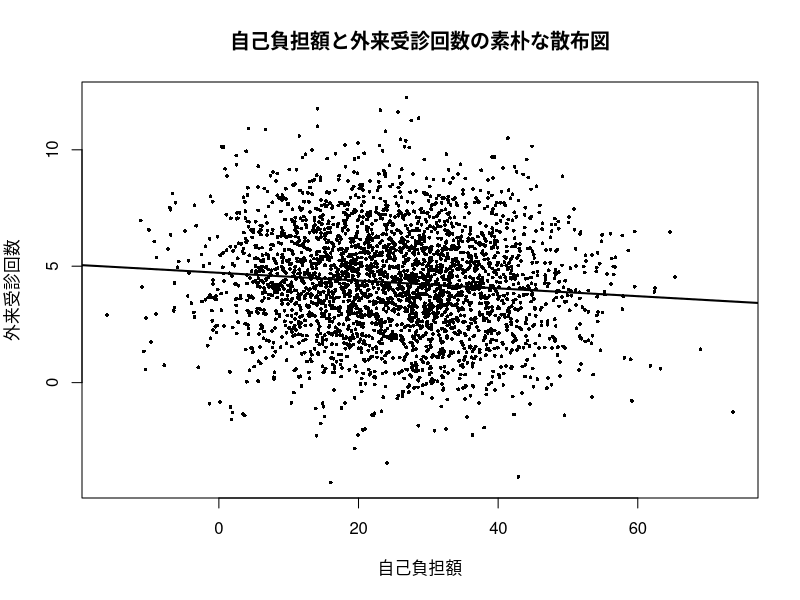
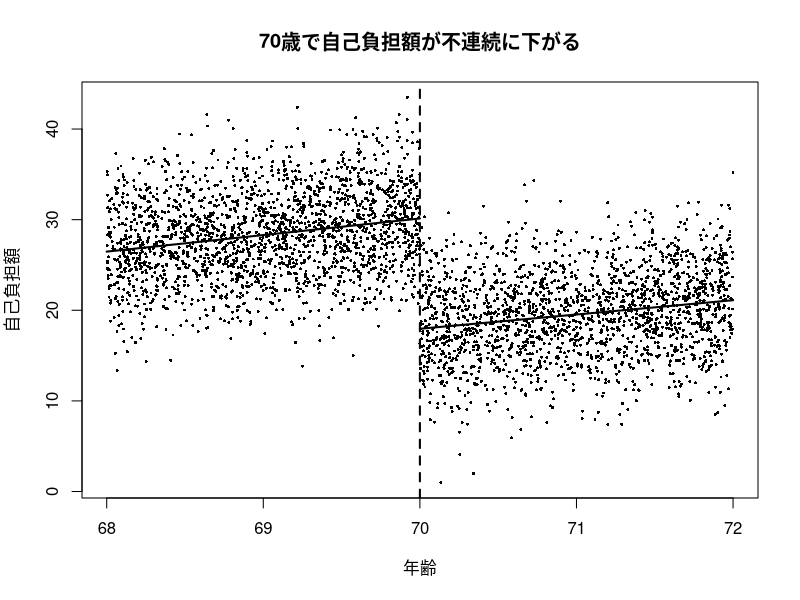
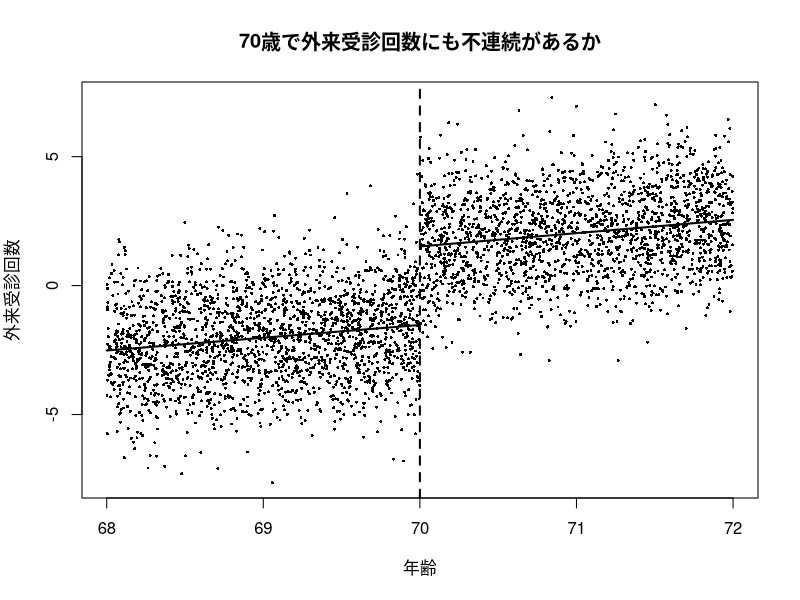
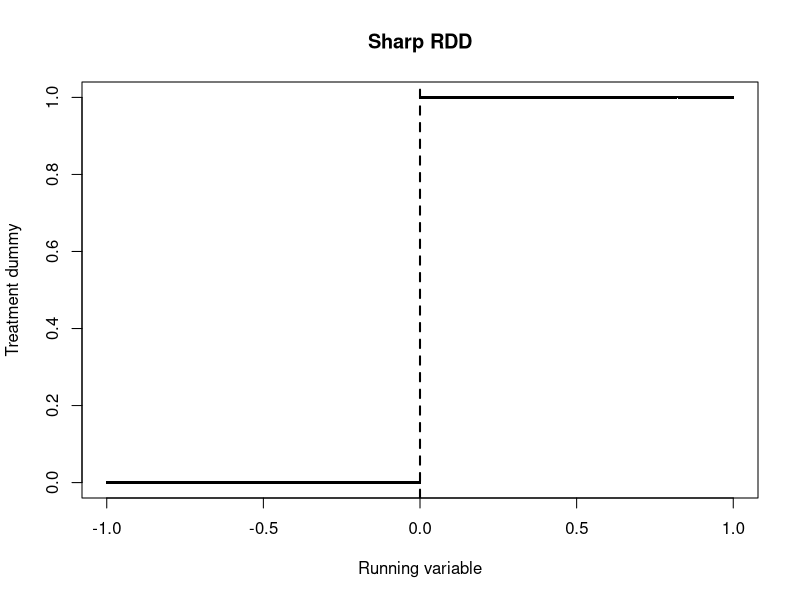
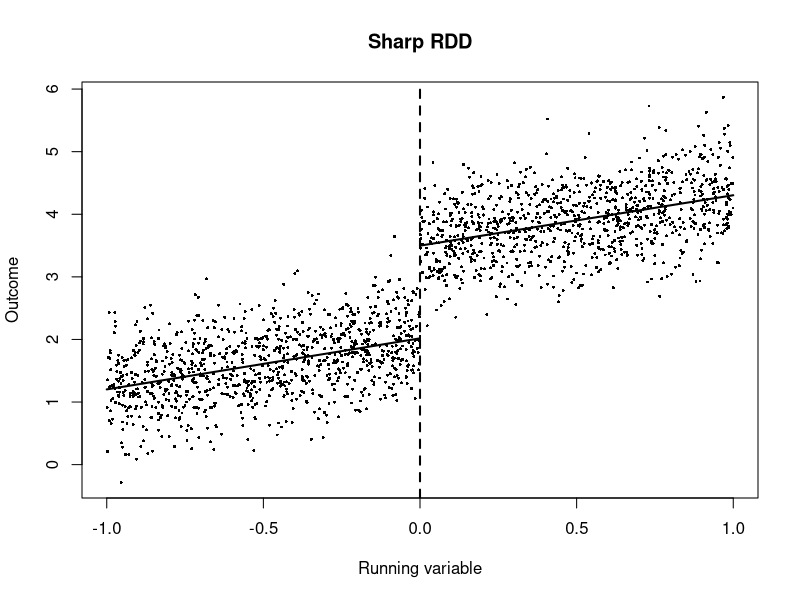
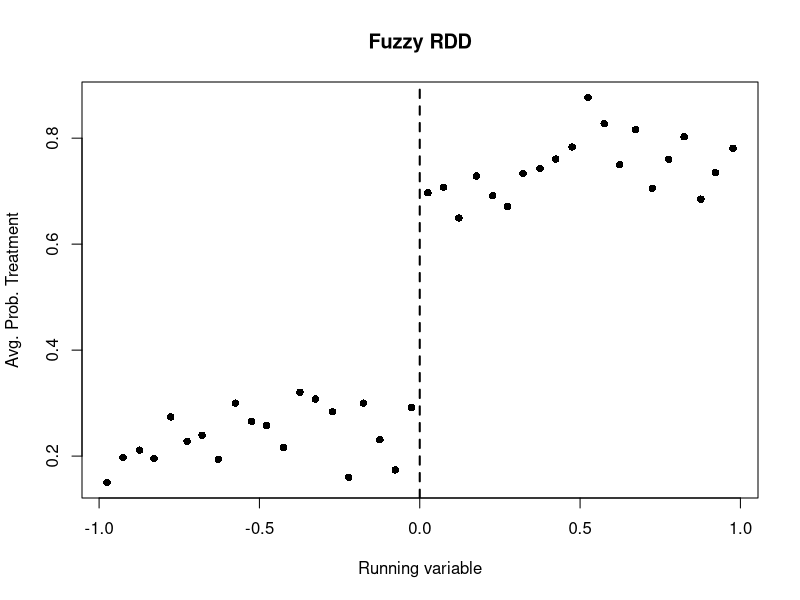
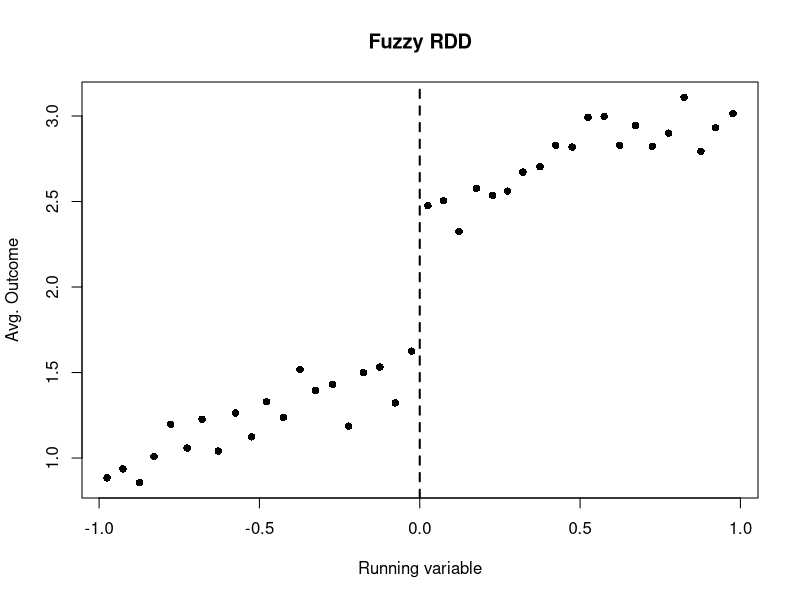

Write the R code that produced these figures, in order.
## ---- chunk 1
#| label: naive-rdd-motivation
#| echo: true
#| message: false
#| warning: false

set.seed(1234)

n <- 3000

# 観測されない健康状態（大きいほど健康が悪い）
health_bad <- rnorm(n)

# 真の自己負担額
copay <- 25 + 10 * health_bad + rnorm(n, sd = 8)

# 真の構造：自己負担が高いほど受診回数は減る
# ただし健康が悪い人ほど受診回数は多い
visits <- 8 - 0.15 * copay + 2.2 * health_bad + rnorm(n, sd = 1.8)

df_naive <- data.frame(
  copay = copay,
  visits = visits
)

plot(df_naive$copay, df_naive$visits,
     pch = 16, cex = 0.5,
     xlab = "自己負担額",
     ylab = "外来受診回数",
     main = "自己負担額と外来受診回数の素朴な散布図")

abline(lm(visits ~ copay, data = df_naive), lwd = 2)
## ---- chunk 2
#| label: naive-rdd-motivation-reg
#| echo: true

summary(lm(visits ~ copay, data = df_naive))
## ---- chunk 3
#| label: rdd-sim-data
#| echo: true
#| message: false
#| warning: false

set.seed(5678)

n <- 4000
age <- runif(n, min = 68, max = 72)
post70 <- ifelse(age >= 70, 1, 0)

# 健康状態は年齢に対して滑らかに変化
health_bad <- 0.4 * (age - 70) + rnorm(n)

# 70歳で自己負担が不連続に低下
copay <- 30 - 12 * post70 + 4 * health_bad + rnorm(n, sd = 2)

# 自己負担が下がると受診回数が増える
visits <- 6 - 0.25 * copay + 1.5 * health_bad + 0.3 * (age - 70) + rnorm(n, sd = 1.5)

df_rdd <- data.frame(
  age = age,
  copay = copay,
  visits = visits
)
## ---- chunk 4
#| label: rdd-first-stage-plot
#| echo: true
#| message: false
#| warning: false

plot(df_rdd$age, df_rdd$copay,
     pch = 16, cex = 0.4,
     xlab = "年齢",
     ylab = "自己負担額",
     main = "70歳で自己負担額が不連続に下がる")

abline(v = 70, lty = 2, lwd = 2)

fit_left  <- lm(copay ~ age, data = subset(df_rdd, age < 70))
fit_right <- lm(copay ~ age, data = subset(df_rdd, age >= 70))

xx_left  <- seq(68, 70, length.out = 100)
xx_right <- seq(70, 72, length.out = 100)

lines(xx_left, predict(fit_left, newdata = data.frame(age = xx_left)), lwd = 2)
lines(xx_right, predict(fit_right, newdata = data.frame(age = xx_right)), lwd = 2)
## ---- chunk 5
#| label: rdd-outcome-plot
#| echo: true
#| message: false
#| warning: false

plot(df_rdd$age, df_rdd$visits,
     pch = 16, cex = 0.4,
     xlab = "年齢",
     ylab = "外来受診回数",
     main = "70歳で外来受診回数にも不連続があるか")

abline(v = 70, lty = 2, lwd = 2)

fit_left_y  <- lm(visits ~ age, data = subset(df_rdd, age < 70))
fit_right_y <- lm(visits ~ age, data = subset(df_rdd, age >= 70))

lines(xx_left, predict(fit_left_y, newdata = data.frame(age = xx_left)), lwd = 2)
lines(xx_right, predict(fit_right_y, newdata = data.frame(age = xx_right)), lwd = 2)
## ---- chunk 6
#| label: sharp-rdd-sim-data
#| echo: true
#| message: false
#| warning: false

set.seed(123)

n <- 2000
x <- runif(n, min = -1, max = 1)
d <- ifelse(x >= 0, 1, 0)
u <- rnorm(n, mean = 0, sd = 0.5)

y0 <- 2 + 0.8 * x + u
y1 <- y0 + 1.5
y  <- d * y1 + (1 - d) * y0

df_sharp <- data.frame(
  x = x,
  d = d,
  y = y
)

head(df_sharp)
## ---- chunk 7
#| label: sharp-rdd-treatment-plot
#| echo: true
#| message: false
#| warning: false

plot(df_sharp$x, df_sharp$d,
     pch = 16, cex = 0.4,
     xlab = "Running variable",
     ylab = "Treatment dummy",
     main = "Sharp RDD")

abline(v = 0, lty = 2, lwd = 2)
## ---- chunk 8
#| label: sharp-rdd-outcome-plot
#| echo: true
#| message: false
#| warning: false

plot(df_sharp$x, df_sharp$y,
     pch = 16, cex = 0.4,
     xlab = "Running variable",
     ylab = "Outcome",
     main = "Sharp RDD")

abline(v = 0, lty = 2, lwd = 2)

fit_left  <- lm(y ~ x, data = subset(df_sharp, x < 0))
fit_right <- lm(y ~ x, data = subset(df_sharp, x >= 0))

xx_left  <- seq(-1, 0, length.out = 100)
xx_right <- seq(0, 1, length.out = 100)

lines(xx_left,
      predict(fit_left, newdata = data.frame(x = xx_left)),
      lwd = 2)

lines(xx_right,
      predict(fit_right, newdata = data.frame(x = xx_right)),
      lwd = 2)
## ---- chunk 9
#| label: sharp-rdd-reg
#| echo: true

fit_sharp <- lm(y ~ d + x + d:x, data = df_sharp)
summary(fit_sharp)
## ---- chunk 10
#| label: sharp-rdd-local-reg
#| echo: true

df_sharp_local <- subset(df_sharp, abs(x) <= 0.3)

fit_sharp_local <- lm(y ~ d + x + d:x, data = df_sharp_local)
summary(fit_sharp_local)
## ---- chunk 11
#| label: fuzzy-rdd-sim-data
#| echo: true
#| message: false
#| warning: false

set.seed(456)

n <- 3000
x <- runif(n, min = -1, max = 1)
z <- ifelse(x >= 0, 1, 0)  # カットオフをまたいだかどうか

# 処置確率はカットオフで不連続に上がる
p_d <- ifelse(x < 0, 0.2 + 0.1 * (x + 1), 0.7 + 0.1 * x)
p_d <- pmin(pmax(p_d, 0.01), 0.99)

d <- rbinom(n, size = 1, prob = p_d)
u <- rnorm(n, mean = 0, sd = 0.5)

y0 <- 1 + 0.5 * x + u
y1 <- y0 + 2
y  <- d * y1 + (1 - d) * y0

df_fuzzy <- data.frame(
  x = x,
  z = z,
  d = d,
  y = y,
  p_d = p_d
)

head(df_fuzzy)
## ---- chunk 12
#| label: fuzzy-rdd-firststage-binned
#| echo: true
#| message: false
#| warning: false

breaks <- seq(-1, 1, by = 0.05)
bin_id <- cut(df_fuzzy$x, breaks = breaks, include.lowest = TRUE)

bin_mean_x <- tapply(df_fuzzy$x, bin_id, mean)
bin_mean_d <- tapply(df_fuzzy$d, bin_id, mean)

plot(bin_mean_x, bin_mean_d,
     pch = 16,
     xlab = "Running variable",
     ylab = "Avg. Prob. Treatment",
     main = "Fuzzy RDD")

abline(v = 0, lty = 2, lwd = 2)
## ---- chunk 13
#| label: fuzzy-rdd-outcome-binned
#| echo: true
#| message: false
#| warning: false

bin_mean_y <- tapply(df_fuzzy$y, bin_id, mean)

plot(bin_mean_x, bin_mean_y,
     pch = 16,
     xlab = "Running variable",
     ylab = "Avg. Outcome",
     main = "Fuzzy RDD")

abline(v = 0, lty = 2, lwd = 2)
## ---- chunk 14
#| label: fuzzy-rdd-wald-manual
#| echo: true

fit_y <- lm(y ~ z + x + z:x, data = df_fuzzy)
fit_d <- lm(d ~ z + x + z:x, data = df_fuzzy)

jump_y <- coef(fit_y)["z"]
jump_d <- coef(fit_d)["z"]

wald_fuzzy <- jump_y / jump_d

jump_y
jump_d
wald_fuzzy
## ---- chunk 15
#| label: fuzzy-rdd-ivreg
#| echo: true
#| message: false
#| warning: false

library(AER)

fit_iv <- ivreg(
  y ~ d + x + d:x |
    z + x + z:x,
  data = df_fuzzy
)

summary(fit_iv)
